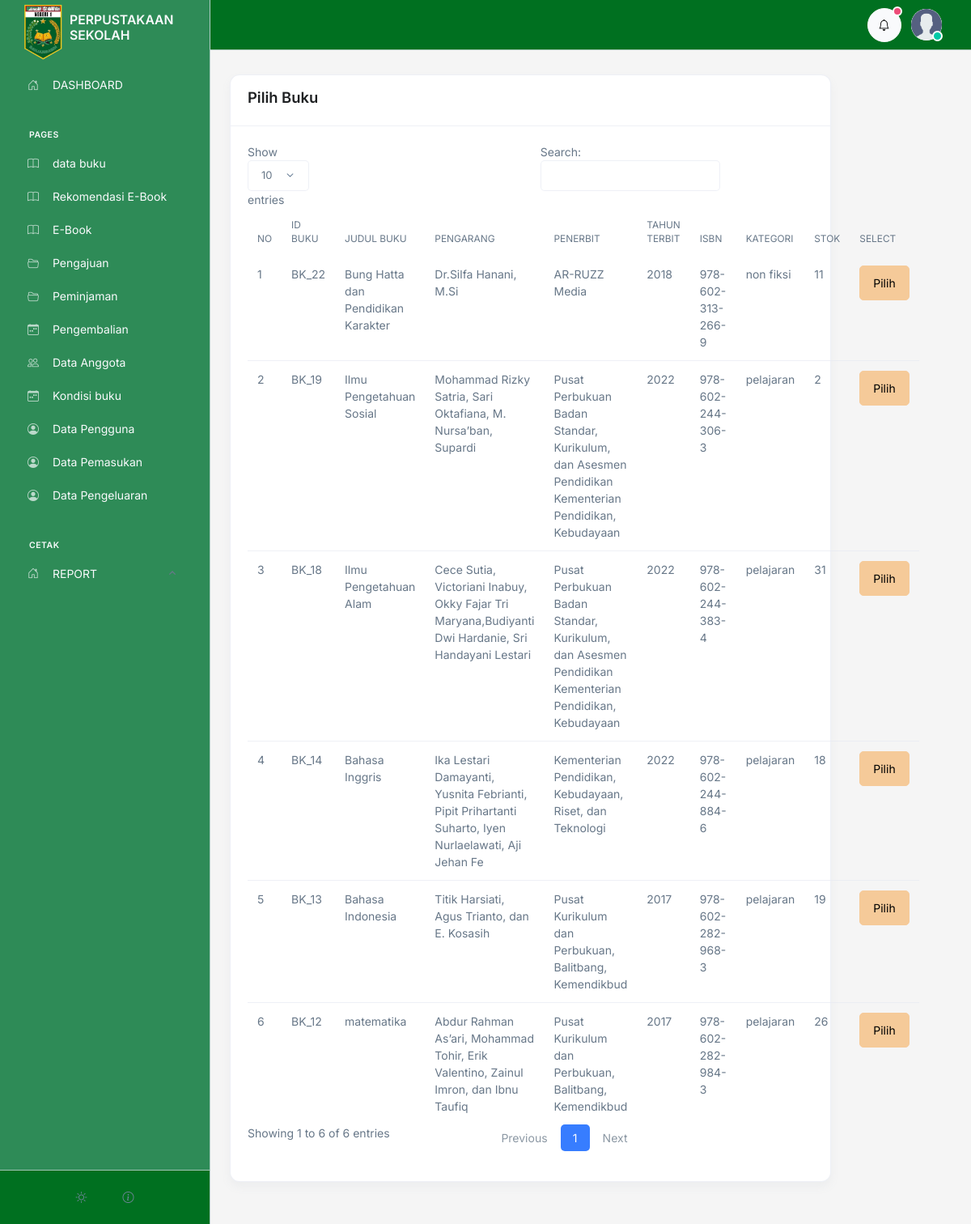
Before: /admin/kondisi_buku/tambah.php (signed in) with the older database file.
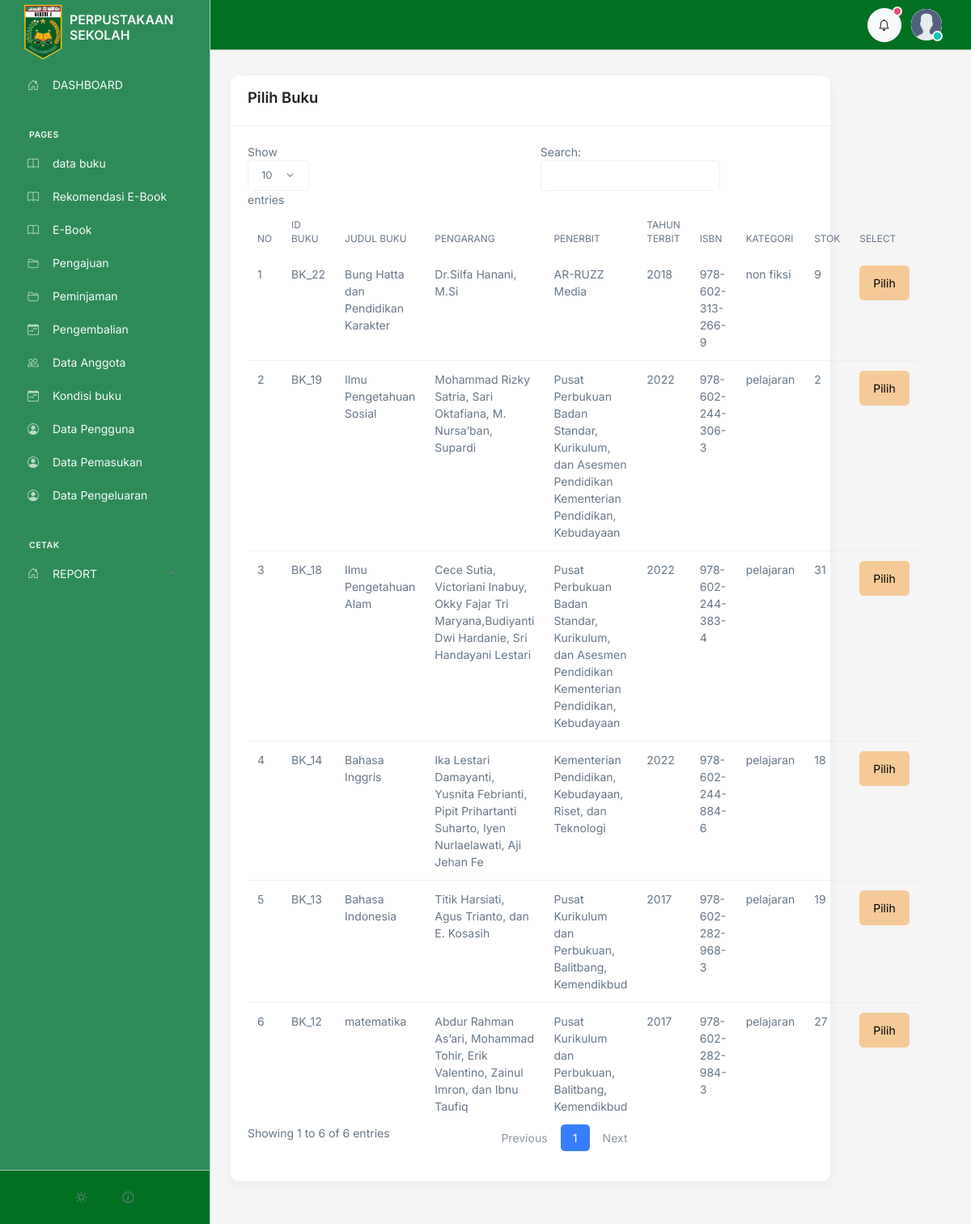
After: the same page with the newer database file.
### tables this page shows
CREATE TABLE `buku` (
  `id` int(11) NOT NULL,
  `id_kategori` int(11) DEFAULT 1,
  `tanggal` varchar(50) NOT NULL,
  `judul` varchar(200) NOT NULL,
  `pengarang` varchar(100) NOT NULL,
  `penerbit` varchar(100) NOT NULL,
  `tahun_terbit` varchar(50) NOT NULL,
  `isbn` varchar(200) NOT NULL,
  `jumlah` int(10) NOT NULL,
  `lokasi` varchar(200) NOT NULL,
  `deskripsi` text NOT NULL,
  `image` text NOT NULL
);

CREATE TABLE `kategori` (
  `id` int(100) NOT NULL,
  `nama` varchar(100) NOT NULL
);

### admin/controller.php (called while the page is built, shortened)
<?php
$conn = mysqli_connect('localhost', 'root', '', 'perpustakaan');
function all($table)
{
   $query = "SELECT * FROM $table ORDER BY id DESC";
   global $conn;
   $rows = [];
   $result = mysqli_query($conn, $query);
   while ($row = mysqli_fetch_assoc($result)) {
      $rows[] = $row;
   }
   return $rows;
}
function hasOne($id_relation, $table_relation, $field)
{
   $conn = mysqli_connect('localhost', 'root', '', 'perpustakaan');
   $query = "SELECT $field FROM $table_relation WHERE id = $id_relation";
   $result = mysqli_query($conn, $query);
   $row = mysqli_fetch_array($result, MYSQLI_ASSOC);
   if ($row) {
      return $row[$field];
   } else {
      return null;
   }
}

### admin/kondisi_buku/tambah.php (the view, shortened to what this page needs)
<?php include '../controller.php';
include '../template/header.php';
$peminjam = all("buku");
$no = 1;
?>
<div class="container">
   <div class="col-10 my-4">
      <div class="card">
         <div class="card-header">
            <h3>Pilih Buku</h3>
         </div>
         <div class="card-body">
            <table class="table" id="table">
               <thead class="mt-3">
                  <tr>
                     <th>NO</th>
                     <th>ID Buku</th>
                     <th>JUDUL BUKU</th>
                     <th>PENGARANG</th>
                     <th>PENERBIT</th>
                     <th>TAHUN TERBIT</th>
                     <th>ISBN</th>
                     <th>KATEGORI</th>
                     <th>STOK</th>
                     <th>SELECT</th>
                  </tr>
               </thead>
               <tbody>
                  <?php foreach ($peminjam as $book) :   ?>
                     <tr>
                        <td><?= $no++; ?></td>
                        <td>BK_<?= $book['id']; ?></td>
                        <td><?= $book['judul']; ?></td>
                        <td><?= $book['pengarang']; ?></td>
                        <td><?= $book['penerbit']; ?></td>
                        <td><?= $book['tahun_terbit']; ?></td>
                        <td><?= $book['isbn']; ?></td>
                        <td><?= hasOne($book['id_kategori'], 'kategori', 'nama') ?></td>
                        <td><?= $book['jumlah']; ?></td>
                        <td><a class="btn btn-warning" href="form.php?id_peminjam=<?= $book['id']; ?>">Pilih</a></td>
                     </tr>
                  <?php endforeach  ?>
               </tbody>
            </table>
         </div>
      </div>
   </div>
</div>
<?php include '../template/footer.php'  ?>

Changed rows visible on the page:
changed buku "Bung Hatta dan Pendidikan Karakter": jumlah "11" → "9"
changed buku "matematika": jumlah "26" → "27"
